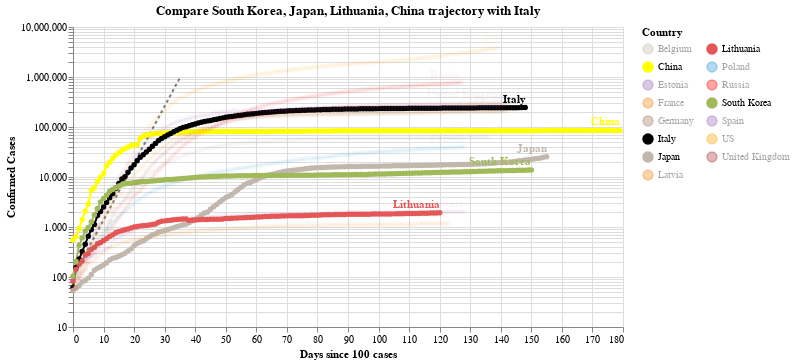

This figure's notebook cell:
### Code cell
#hide_input
chart3 = make_since_chart(dff2, ['South Korea', 'Japan', 'Lithuania', 'China'], baseline_countries)
chart3

### Figure 1 — Vega-Lite specification as saved in the notebook (floating-point values rounded to 4 significant figures; data arrays with more than 128 entries replaced by an {"elided": "..."} marker saying what was removed)
{"config": {"view": {"continuousWidth": 400, "continuousHeight": 300}}, "layer": [{"data": {"name": "data-628230001892d6798b50651be41d1b3e"}, "mark": {"type": "line", "color": "black", "opacity": 0.5, "strokeDash": [3, 3]}, "encoding": {"x": {"type": "quantitative", "field": "Days since 100 cases"}, "y": {"type": "quantitative", "field": "Confirmed Cases"}}}, {"data": {"name": "data-66dc554d69d8dae150b6565897b2d75c"}, "mark": {"type": "line", "point": true}, "encoding": {"color": {"type": "nominal", "field": "Country", "legend": {"columns": 2}, "scale": {"domain": ["Belgium", "China", "Estonia", "France", "Germany", "Italy", "Japan", "Latvia", "Lithuania", "Poland", "Russia", "South Korea", "Spain", "US", "United Kingdom"], "range": ["#C1B7AD", "yellow", "#9467bd", "#F58518", "#9D755D", "black", "#C1B7AD", "#F58518", "#E45756", "#2495D3", "red", "#A1BA59", "#9467bd", "orange", "brown"]}}, "opacity": {"condition": {"value": 1, "selection": "selector001"}, "value": 0.05}, "tooltip": [{"type": "nominal", "field": "Country"}, {"type": "temporal", "field": "Date"}, {"type": "quantitative", "field": "Confirmed Cases"}, {"type": "quantitative", "field": "Days since 100 cases"}], "x": {"type": "quantitative", "field": "Days since 100 cases"}, "y": {"type": "quantitative", "field": "Confirmed Cases", "scale": {"type": "log"}}}, "selection": {"selector001": {"type": "multi", "fields": ["Country"], "bind": "legend", "init": [{"Country": "South Korea"}, {"Country": "Japan"}, {"Country": "Lithuania"}, {"Country": "China"}, {"Country": "Italy"}]}}, "width": 550}, {"data": {"name": "data-66dc554d69d8dae150b6565897b2d75c"}, "mark": {"type": "text", "align": "right", "dy": -8, "fontWeight": "bold"}, "encoding": {"color": {"type": "nominal", "field": "Country", "legend": {"columns": 2}, "scale": {"domain": ["Belgium", "China", "Estonia", "France", "Germany", "Italy", "Japan", "Latvia", "Lithuania", "Poland", "Russia", "South Korea", "Spain", "US", "United Kingdom"], "range": ["#C1B7AD", "yellow", "#9467bd", "#F58518", "#9D755D", "black", "#C1B7AD", "#F58518", "#E45756", "#2495D3", "red", "#A1BA59", "#9467bd", "orange", "brown"]}}, "opacity": {"condition": {"value": 1, "selection": "selector001"}, "value": 0.05}, "text": {"type": "nominal", "field": "Country"}, "tooltip": [{"type": "nominal", "field": "Country"}, {"type": "temporal", "field": "Date"}, {"type": "quantitative", "field": "Confirmed Cases"}, {"type": "quantitative", "field": "Days since 100 cases"}], "x": {"type": "quantitative", "field": "Days since 100 cases"}, "y": {"type": "quantitative", "field": "Confirmed Cases", "scale": {"type": "log"}}}, "transform": [{"filter": "(datum['Date'] >= 1595116800000)"}], "width": 550}], "title": "Compare South Korea, Japan, Lithuania, China trajectory with Italy", "$schema": "https://vega.github.io/schema/vega-lite/v4.0.2.json", "datasets": {"data-628230001892d6798b50651be41d1b3e": [{"Days since 100 cases": 0, "Confirmed Cases": 100.0}, {"Days since 100 cases": 1, "Confirmed Cases": 130.0}, {"Days since 100 cases": 2, "Confirmed Cases": 169.0}, {"Days since 100 cases": 3, "Confirmed Cases": 219.7}, {"Days since 100 cases": 4, "Confirmed Cases": 285.6}, {"Days since 100 cases": 5, "Confirmed Cases": 371.3}, {"Days since 100 cases": 6, "Confirmed Cases": 482.7}, {"Days since 100 cases": 7, "Confirmed Cases": 627.5}, {"Days since 100 cases": 8, "Confirmed Cases": 815.7}, {"Days since 100 cases": 9, "Confirmed Cases": 1060.0}, {"Days since 100 cases": 10, "Confirmed Cases": 1379.0}, {"Days since 100 cases": 11, "Confirmed Cases": 1792.0}, {"Days since 100 cases": 12, "Confirmed Cases": 2330.0}, {"Days since 100 cases": 13, "Confirmed Cases": 3029.0}, {"Days since 100 cases": 14, "Confirmed Cases": 3937.0}, {"Days since 100 cases": 15, "Confirmed Cases": 5119.0}, {"Days since 100 cases": 16, "Confirmed Cases": 6654.0}, {"Days since 100 cases": 17, "Confirmed Cases": 8650.0}, {"Days since 100 cases": 18, "Confirmed Cases": 11250.0}, {"Days since 100 cases": 19, "Confirmed Cases": 14620.0}, {"Days since 100 cases": 20, "Confirmed Cases": 19000.0}, {"Days since 100 cases": 21, "Confirmed Cases": 24710.0}, {"Days since 100 cases": 22, "Confirmed Cases": 32120.0}, {"Days since 100 cases": 23, "Confirmed Cases": 41750.0}, {"Days since 100 cases": 24, "Confirmed Cases": 54280.0}, {"Days since 100 cases": 25, "Confirmed Cases": 70560.0}, {"Days since 100 cases": 26, "Confirmed Cases": 91730.0}, {"Days since 100 cases": 27, "Confirmed Cases": 119300.0}, {"Days since 100 cases": 28, "Confirmed Cases": 155000.0}, {"Days since 100 cases": 29, "Confirmed Cases": 201500.0}, {"Days since 100 cases": 30, "Confirmed Cases": 262000.0}, {"Days since 100 cases": 31, "Confirmed Cases": 340600.0}, {"Days since 100 cases": 32, "Confirmed Cases": 442800.0}, {"Days since 100 cases": 33, "Confirmed Cases": 575600.0}, {"Days since 100 cases": 34, "Confirmed Cases": 748300.0}, {"Days since 100 cases": 35, "Confirmed Cases": 972800.0}], "data-66dc554d69d8dae150b6565897b2d75c": {"elided": "2113 records"}}}
